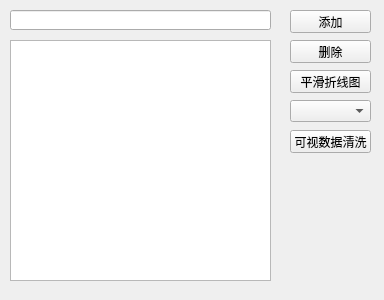
<?xml version="1.0" encoding="UTF-8"?>
<ui version="4.0">
 <class>Form</class>
 <widget class="QWidget" name="Form">
  <property name="geometry">
   <rect>
    <x>0</x>
    <y>0</y>
    <width>384</width>
    <height>300</height>
   </rect>
  </property>
  <property name="windowTitle">
   <string>Form</string>
  </property>
  <widget class="QPushButton" name="add_button">
   <property name="geometry">
    <rect>
     <x>290</x>
     <y>10</y>
     <width>81</width>
     <height>23</height>
    </rect>
   </property>
   <property name="text">
    <string>添加</string>
   </property>
  </widget>
  <widget class="QLineEdit" name="add_line_edit">
   <property name="geometry">
    <rect>
     <x>10</x>
     <y>10</y>
     <width>261</width>
     <height>20</height>
    </rect>
   </property>
  </widget>
  <widget class="QPushButton" name="delete_button">
   <property name="geometry">
    <rect>
     <x>290</x>
     <y>40</y>
     <width>81</width>
     <height>23</height>
    </rect>
   </property>
   <property name="text">
    <string>删除</string>
   </property>
  </widget>
  <widget class="QListWidget" name="listWidget">
   <property name="geometry">
    <rect>
     <x>10</x>
     <y>40</y>
     <width>261</width>
     <height>241</height>
    </rect>
   </property>
  </widget>
  <widget class="QPushButton" name="visual_smooth_line_button">
   <property name="geometry">
    <rect>
     <x>290</x>
     <y>70</y>
     <width>81</width>
     <height>23</height>
    </rect>
   </property>
   <property name="text">
    <string>平滑折线图</string>
   </property>
  </widget>
  <widget class="QPushButton" name="data_clean_button">
   <property name="geometry">
    <rect>
     <x>290</x>
     <y>130</y>
     <width>81</width>
     <height>23</height>
    </rect>
   </property>
   <property name="text">
    <string>可视数据清洗</string>
   </property>
  </widget>
  <widget class="QComboBox" name="data_clean_choose">
   <property name="geometry">
    <rect>
     <x>290</x>
     <y>100</y>
     <width>81</width>
     <height>22</height>
    </rect>
   </property>
  </widget>
 </widget>
 <resources/>
 <connections/>
</ui>
